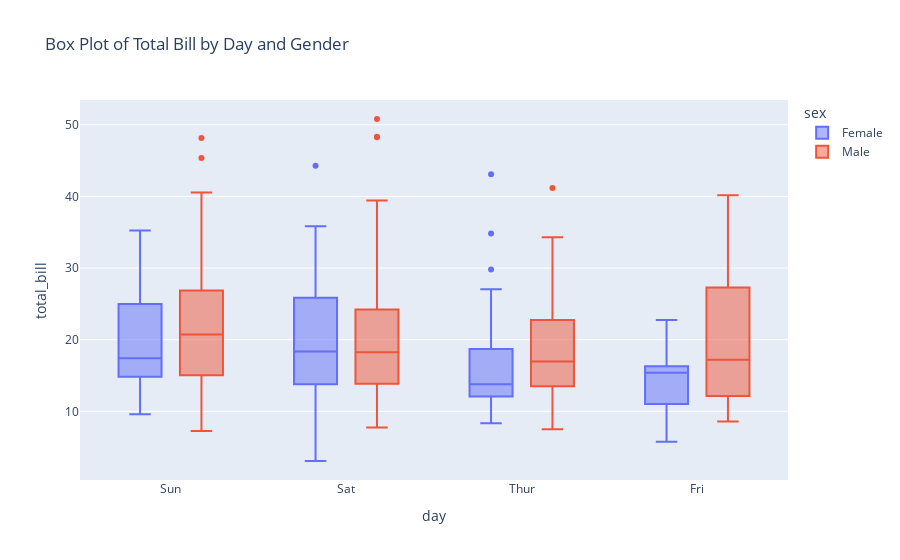

The notebook cell saved with this chart:
### Markdown cell above
## Box Plots

Box plots visualize the distribution of a numeric variable by displaying the median, quartiles, and outliers. To create a box plot using Plotly Express, use the `px.box()` function.

Example:
```python
import plotly.express as px

data = px.data.tips()

fig = px.box(data, x='day', y='total_bill', color='sex', title='Box Plot of Total Bill by Day and Gender')
fig.show()

### Code cell
import plotly.express as px

data = px.data.tips()

fig = px.box(data, x='day', y='total_bill', color='sex', title='Box Plot of Total Bill by Day and Gender')
fig.show()

### Figure 1 — Plotly figure (JSON) as saved in the notebook; plotly's stock layout.template omitted (floating-point values rounded to 4 significant figures; data arrays with more than 128 entries replaced by an {"elided": "..."} marker saying what was removed)
{"data": [{"alignmentgroup": "True", "hovertemplate": "sex=Female<br>day=%{x}<br>total_bill=%{y}<extra></extra>", "legendgroup": "Female", "marker": {"color": "#636efa"}, "name": "Female", "notched": false, "offsetgroup": "Female", "orientation": "v", "showlegend": true, "type": "box", "x": ["Sun", "Sun", "Sun", "Sun", "Sun", "Sun", "Sat", "Sat", "Sat", "Sat", "Sat", "Sat", "Sun", "Sun", "Sat", "Sat", "Sat", "Sat", "Sat", "Sat", "Sat", "Thur", "Thur", "Fri", "Fri", "Fri", "Fri", "Fri", "Sat", "Sat", "Sat", "Sat", "Sat", "Sun", "Sun", "Thur", "Thur", "Thur", "Thur", "Thur", "Thur", "Thur", "Thur", "Thur", "Thur", "Thur", "Thur", "Thur", "Thur", "Thur", "Thur", "Thur", "Thur", "Thur", "Thur", "Thur", "Thur", "Sun", "Sun", "Sun", "Sun", "Sun", "Sat", "Sat", "Sun", "Sun", "Sun", "Thur", "Thur", "Thur", "Thur", "Thur", "Thur", "Thur", "Sat", "Sat", "Sat", "Sat", "Sat", "Fri", "Fri", "Fri", "Fri", "Sat", "Sat", "Sat", "Thur"], "x0": " ", "xaxis": "x", "y": [16.99, 24.59, 35.26, 14.83, 10.33, 16.97, 20.29, 15.77, 19.65, 15.06, 20.69, 16.93, 10.29, 34.81, 26.41, 16.45, 3.07, 17.07, 26.86, 25.28, 14.73, 10.07, 34.83, 5.75, 16.32, 22.75, 11.35, 15.38, 44.3, 22.42, 20.92, 14.31, 7.25, 25.71, 17.31, 10.65, 12.43, 24.08, 13.42, 12.48, 29.8, 14.52, 11.38, 20.27, 11.17, 12.26, 18.26, 8.51, 10.33, 14.15, 13.16, 17.47, 27.05, 16.43, 8.35, 18.64, 11.87, 29.85, 25, 13.39, 16.21, 17.51, 10.59, 10.63, 9.6, 20.9, 18.15, 19.81, 43.11, 13, 12.74, 13, 16.4, 16.47, 12.76, 13.27, 28.17, 12.9, 30.14, 13.42, 15.98, 16.27, 10.09, 22.12, 35.83, 27.18, 18.78], "y0": " ", "yaxis": "y"}, {"alignmentgroup": "True", "hovertemplate": "sex=Male<br>day=%{x}<br>total_bill=%{y}<extra></extra>", "legendgroup": "Male", "marker": {"color": "#EF553B"}, "name": "Male", "notched": false, "offsetgroup": "Male", "orientation": "v", "showlegend": true, "type": "box", "x": {"elided": "157 str values"}, "x0": " ", "xaxis": "x", "y": {"elided": "157 float values"}, "y0": " ", "yaxis": "y"}], "layout": {"boxmode": "group", "legend": {"title": {"text": "sex"}, "tracegroupgap": 0}, "title": {"text": "Box Plot of Total Bill by Day and Gender"}, "xaxis": {"anchor": "y", "domain": [0, 1], "title": {"text": "day"}}, "yaxis": {"anchor": "x", "domain": [0, 1], "title": {"text": "total_bill"}}}}
